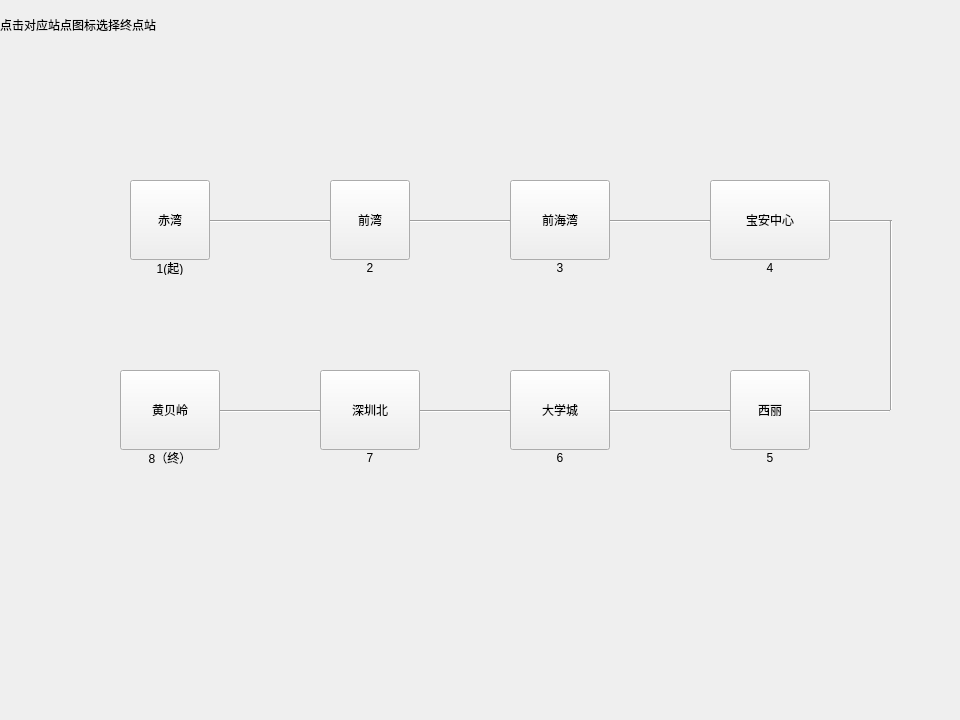
<?xml version="1.0" encoding="UTF-8"?>
<ui version="4.0">
 <class>endChoose</class>
 <widget class="QWidget" name="endChoose">
  <property name="geometry">
   <rect>
    <x>0</x>
    <y>0</y>
    <width>960</width>
    <height>720</height>
   </rect>
  </property>
  <property name="windowTitle">
   <string>Form</string>
  </property>
  <widget class="QPushButton" name="huangBeiLing">
   <property name="geometry">
    <rect>
     <x>120</x>
     <y>370</y>
     <width>100</width>
     <height>80</height>
    </rect>
   </property>
   <property name="text">
    <string>黄贝岭</string>
   </property>
  </widget>
  <widget class="Line" name="line">
   <property name="geometry">
    <rect>
     <x>210</x>
     <y>220</y>
     <width>120</width>
     <height>3</height>
    </rect>
   </property>
   <property name="font">
    <font>
     <family>Adobe Devanagari</family>
     <pointsize>9</pointsize>
    </font>
   </property>
   <property name="orientation">
    <enum>Qt::Horizontal</enum>
   </property>
  </widget>
  <widget class="QPushButton" name="qianWan">
   <property name="geometry">
    <rect>
     <x>330</x>
     <y>180</y>
     <width>80</width>
     <height>80</height>
    </rect>
   </property>
   <property name="text">
    <string>前湾</string>
   </property>
  </widget>
  <widget class="QLabel" name="label_2">
   <property name="geometry">
    <rect>
     <x>330</x>
     <y>260</y>
     <width>80</width>
     <height>15</height>
    </rect>
   </property>
   <property name="text">
    <string>2</string>
   </property>
   <property name="alignment">
    <set>Qt::AlignCenter</set>
   </property>
  </widget>
  <widget class="QLabel" name="label_5">
   <property name="geometry">
    <rect>
     <x>120</x>
     <y>450</y>
     <width>100</width>
     <height>15</height>
    </rect>
   </property>
   <property name="text">
    <string>8（终）</string>
   </property>
   <property name="alignment">
    <set>Qt::AlignCenter</set>
   </property>
  </widget>
  <widget class="QLabel" name="label">
   <property name="geometry">
    <rect>
     <x>130</x>
     <y>260</y>
     <width>80</width>
     <height>15</height>
    </rect>
   </property>
   <property name="text">
    <string>1(起)</string>
   </property>
   <property name="alignment">
    <set>Qt::AlignCenter</set>
   </property>
  </widget>
  <widget class="QLabel" name="label_7">
   <property name="geometry">
    <rect>
     <x>510</x>
     <y>450</y>
     <width>100</width>
     <height>15</height>
    </rect>
   </property>
   <property name="text">
    <string>6</string>
   </property>
   <property name="alignment">
    <set>Qt::AlignCenter</set>
   </property>
  </widget>
  <widget class="QPushButton" name="shenzhenNorth">
   <property name="geometry">
    <rect>
     <x>320</x>
     <y>370</y>
     <width>100</width>
     <height>80</height>
    </rect>
   </property>
   <property name="text">
    <string>深圳北</string>
   </property>
  </widget>
  <widget class="QPushButton" name="baoAnCenter">
   <property name="geometry">
    <rect>
     <x>710</x>
     <y>180</y>
     <width>120</width>
     <height>80</height>
    </rect>
   </property>
   <property name="text">
    <string>宝安中心</string>
   </property>
  </widget>
  <widget class="QPushButton" name="qianHaiWan">
   <property name="geometry">
    <rect>
     <x>510</x>
     <y>180</y>
     <width>100</width>
     <height>80</height>
    </rect>
   </property>
   <property name="text">
    <string>前海湾</string>
   </property>
  </widget>
  <widget class="Line" name="line_8">
   <property name="geometry">
    <rect>
     <x>830</x>
     <y>220</y>
     <width>60</width>
     <height>3</height>
    </rect>
   </property>
   <property name="orientation">
    <enum>Qt::Horizontal</enum>
   </property>
  </widget>
  <widget class="QLabel" name="label_6">
   <property name="geometry">
    <rect>
     <x>320</x>
     <y>450</y>
     <width>100</width>
     <height>15</height>
    </rect>
   </property>
   <property name="text">
    <string>7</string>
   </property>
   <property name="alignment">
    <set>Qt::AlignCenter</set>
   </property>
  </widget>
  <widget class="Line" name="line_2">
   <property name="geometry">
    <rect>
     <x>410</x>
     <y>220</y>
     <width>100</width>
     <height>3</height>
    </rect>
   </property>
   <property name="orientation">
    <enum>Qt::Horizontal</enum>
   </property>
  </widget>
  <widget class="QPushButton" name="univerCity">
   <property name="geometry">
    <rect>
     <x>510</x>
     <y>370</y>
     <width>100</width>
     <height>80</height>
    </rect>
   </property>
   <property name="text">
    <string>大学城</string>
   </property>
  </widget>
  <widget class="Line" name="line_7">
   <property name="geometry">
    <rect>
     <x>890</x>
     <y>220</y>
     <width>3</width>
     <height>190</height>
    </rect>
   </property>
   <property name="orientation">
    <enum>Qt::Vertical</enum>
   </property>
  </widget>
  <widget class="Line" name="line_6">
   <property name="geometry">
    <rect>
     <x>610</x>
     <y>410</y>
     <width>120</width>
     <height>3</height>
    </rect>
   </property>
   <property name="orientation">
    <enum>Qt::Horizontal</enum>
   </property>
  </widget>
  <widget class="QPushButton" name="xiLi">
   <property name="geometry">
    <rect>
     <x>730</x>
     <y>370</y>
     <width>80</width>
     <height>80</height>
    </rect>
   </property>
   <property name="text">
    <string>西丽</string>
   </property>
  </widget>
  <widget class="QLabel" name="searchLb1">
   <property name="geometry">
    <rect>
     <x>0</x>
     <y>0</y>
     <width>511</width>
     <height>50</height>
    </rect>
   </property>
   <property name="text">
    <string>点击对应站点图标选择终点站</string>
   </property>
  </widget>
  <widget class="QPushButton" name="chiWan">
   <property name="geometry">
    <rect>
     <x>130</x>
     <y>180</y>
     <width>80</width>
     <height>80</height>
    </rect>
   </property>
   <property name="text">
    <string>赤湾</string>
   </property>
   <property name="checkable">
    <bool>true</bool>
   </property>
   <property name="autoExclusive">
    <bool>true</bool>
   </property>
  </widget>
  <widget class="QLabel" name="label_3">
   <property name="geometry">
    <rect>
     <x>510</x>
     <y>260</y>
     <width>100</width>
     <height>15</height>
    </rect>
   </property>
   <property name="text">
    <string>3</string>
   </property>
   <property name="alignment">
    <set>Qt::AlignCenter</set>
   </property>
  </widget>
  <widget class="Line" name="line_9">
   <property name="geometry">
    <rect>
     <x>810</x>
     <y>410</y>
     <width>80</width>
     <height>3</height>
    </rect>
   </property>
   <property name="orientation">
    <enum>Qt::Horizontal</enum>
   </property>
  </widget>
  <widget class="Line" name="line_3">
   <property name="geometry">
    <rect>
     <x>610</x>
     <y>220</y>
     <width>100</width>
     <height>3</height>
    </rect>
   </property>
   <property name="orientation">
    <enum>Qt::Horizontal</enum>
   </property>
  </widget>
  <widget class="QLabel" name="label_4">
   <property name="geometry">
    <rect>
     <x>710</x>
     <y>260</y>
     <width>120</width>
     <height>15</height>
    </rect>
   </property>
   <property name="text">
    <string>4</string>
   </property>
   <property name="alignment">
    <set>Qt::AlignCenter</set>
   </property>
  </widget>
  <widget class="Line" name="line_5">
   <property name="geometry">
    <rect>
     <x>420</x>
     <y>410</y>
     <width>90</width>
     <height>3</height>
    </rect>
   </property>
   <property name="orientation">
    <enum>Qt::Horizontal</enum>
   </property>
  </widget>
  <widget class="Line" name="line_4">
   <property name="geometry">
    <rect>
     <x>220</x>
     <y>410</y>
     <width>100</width>
     <height>3</height>
    </rect>
   </property>
   <property name="orientation">
    <enum>Qt::Horizontal</enum>
   </property>
  </widget>
  <widget class="QLabel" name="label_8">
   <property name="geometry">
    <rect>
     <x>730</x>
     <y>450</y>
     <width>80</width>
     <height>15</height>
    </rect>
   </property>
   <property name="text">
    <string>5</string>
   </property>
   <property name="alignment">
    <set>Qt::AlignCenter</set>
   </property>
  </widget>
 </widget>
 <resources/>
 <connections/>
</ui>
